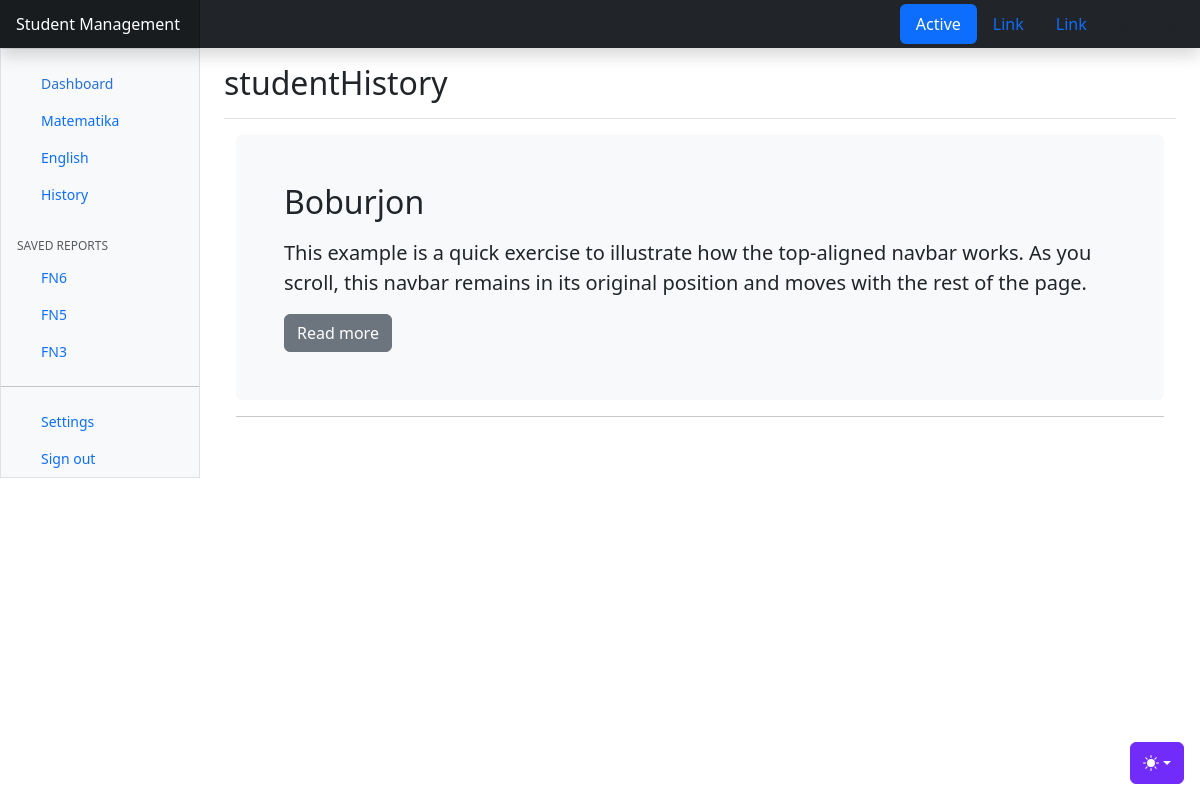
The app's page /cat/history/ with its own data.
### student/models.py (models this page shows, shortened)
class Category(models.Model):
    name = models.CharField(max_length=255)
    slug = models.SlugField(max_length=255,unique=True,db_index=True)

class GroupPost(models.Model):
    group_name = models.CharField(max_length=255)
    slug = models.SlugField(max_length=255,unique=True,db_index=True)

class Student(models.Model):
    name = models.CharField(max_length=255)
    content = models.TextField(blank=True)
    slug = models.SlugField(max_length=255,unique=True,db_index=True)
    time_create = models.DateTimeField(auto_now_add=True)
    time_update = models.DateTimeField(auto_now=True)
    is_active = models.BooleanField(default=True)
    cat = models.ForeignKey('Category',on_delete = models.PROTECT, related_name='students')
    group = models.ManyToManyField('GroupPost',blank=True,related_name='group_student')

### student/views.py (the view)
# urls.py: path('cat/<slug:cat_slug>/',views.show_cat,name='cat'),
def show_cat(request,cat_slug):
    category = get_object_or_404(Category,slug=cat_slug)
    students = category.students.filter(is_active=True)
    data = {
        'title':'Student Management',
        'page':f'student{category.name}',
        'students':students,
        'categories':categories,
        'groups':groups
    }
    return render(request, 'student/index.html', context=data)

### student/templates/student/index.html (shortened to what this page needs)
{% extends "base.html" %}
{% block content %}
<main class="col-md-9 ms-sm-auto col-lg-10 px-md-4">
    <div class="d-flex justify-content-between flex-wrap flex-md-nowrap align-items-center pt-3 pb-2 mb-3 border-bottom">
      <h1 class="h2">{{page}}</h1>
    </div>
    <main class="container">
      {% for i in students %}
    <div class="bg-body-tertiary p-5 rounded">
      <h2>{{i.name}}</h2>
      <p class="lead">This example is a quick exercise to illustrate how the top-aligned navbar works. As you scroll, this navbar remains in its original position and moves with the rest of the page.</p>
      <a class="btn btn btn-secondary" href="{% url 'student_post' i.slug %}" role="button">Read more</a>
    </div>
    <hr>
    {% endfor %}
  </main>
</main>
{% endblock content %}

### templates/base.html (shortened to what this page needs)
{% load static %}
<!doctype html>
<html lang="en" data-bs-theme="auto">
  <head><script src="{% static "student/assets/js/color-modes.js" %}"></script>
    <link rel="stylesheet" href="https://cdn.jsdelivr.net/npm/@docsearch/css@3">
<link href="{% static "student/assets/dist/css/bootstrap.min.css" %}" rel="stylesheet">
<link href="https://cdn.jsdelivr.net/npm/bootstrap-icons@1.10.5/font/bootstrap-icons.min.css" rel="stylesheet">
    <link href="{% static "student/dashboard.css" %}" rel="stylesheet">
  </head>
  <body>
{% include "includes/mode.html" %}
{% include "includes/navbar.html" %}
<div class="container-fluid">
  <div class="row">
    <div class="sidebar border border-right col-md-3 col-lg-2 p-0 bg-body-tertiary">
      <div class="offcanvas-md offcanvas-end bg-body-tertiary" tabindex="-1" id="sidebarMenu" aria-labelledby="sidebarMenuLabel">
        <div class="offcanvas-body d-md-flex flex-column p-0 pt-lg-3 overflow-y-auto">
          <ul class="nav flex-column">
            <li class="nav-item">
              <a class="nav-link d-flex align-items-center gap-2 active" aria-current="page" href="/">
                <svg class="bi"><use xlink:href="#house-fill"/></svg>
                Dashboard
              </a>
            </li>
            {% for i in categories %}
            <li class="nav-item">
              <a class="nav-link d-flex align-items-center gap-2" href="{% url 'cat' i.slug %}">
                <svg class="bi"><use xlink:href="#file-earmark"/></svg>
                {{i.name}}
              </a>
            </li>
            {% endfor %}
          </ul>
          <h6 class="sidebar-heading d-flex justify-content-between align-items-center px-3 mt-4 mb-1 text-body-secondary text-uppercase">
            <span>Saved reports</span>
            <a class="link-secondary" href="#" aria-label="Add a new report">
              <svg class="bi"><use xlink:href="#plus-circle"/></svg>
            </a>
          </h6>
          <ul class="nav flex-column mb-auto">
            {% for gr in groups %}
            <li class="nav-item">
              <a class="nav-link d-flex align-items-center gap-2" href="{% url 'group' gr.slug %}">
                <svg class="bi"><use xlink:href="#file-earmark-text"/></svg>
                {{gr.group_name}}
              </a>
            </li>
            {% endfor %}
          </ul>
          <hr class="my-3">
          <ul class="nav flex-column mb-auto">
            <li class="nav-item">
              <a class="nav-link d-flex align-items-center gap-2" href="#">
                <svg class="bi"><use xlink:href="#gear-wide-connected"/></svg>
                Settings
              </a>
            </li>
            <li class="nav-item">
              <a class="nav-link d-flex align-items-center gap-2" href="#">
                <svg class="bi"><use xlink:href="#door-closed"/></svg>
                Sign out
              </a>
            </li>
          </ul>
        </div>
      </div>
    </div>
{% block content %}
{% endblock content %}
    </body>
</html>

### student/static/student/dashboard.css (style rules this page uses)
.bi { display: inline-block; width: 1rem; height: 1rem; }
.sidebar .nav-link { font-size: .875rem; font-weight: 500; }
.sidebar .nav-link.active { color: #2470dc; }
.sidebar-heading { font-size: .75rem; }
.bi { vertical-align: -.125em; fill: currentColor; }

### records on screen
Category: name "Matematika"
Category: name "English"
Category: name "History"
GroupPost: group_name "FN6"
GroupPost: group_name "FN5"
GroupPost: group_name "FN3"
Student: name "Boburjon"

### other values on screen
{{ title }} "Student Management"
{{ page }} "studentHistory"
